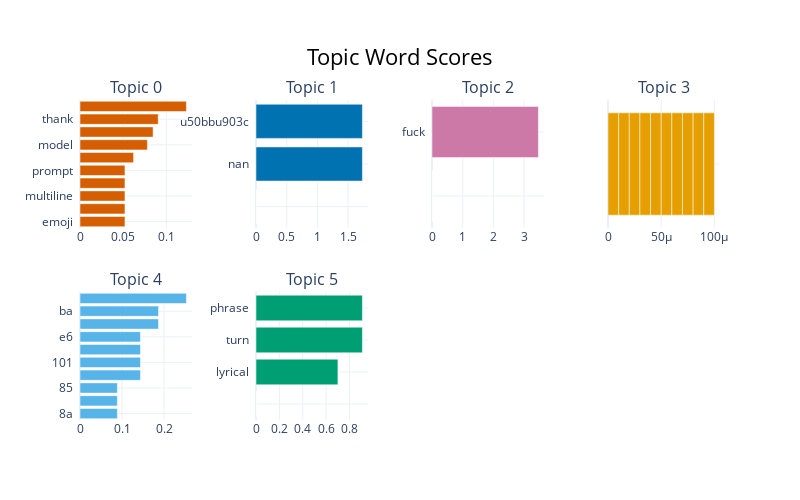

The code cell stored with this chart in its notebook:
### Code cell
# 1. Topic barchart
print("\n1. Topic Barchart")
fig_barchart = topic_model.visualize_barchart(top_n_topics=10, n_words=10)
# Resize the figure
fig_barchart.update_layout(
    width=800,  # Set width in pixels
    height=500,  # Set height in pixels
)
figures_dict["english_topic_barchart"] = fig_barchart
fig_barchart

### Figure 1 — Plotly figure (JSON) as saved in the notebook; plotly's stock layout.template omitted (floating-point values rounded to 4 significant figures)
{"data": [{"marker": {"color": "#D55E00"}, "orientation": "h", "type": "bar", "x": [0.05202, 0.05202, 0.05202, 0.05202, 0.05202, 0.06197, 0.07796, 0.08458, 0.09052, 0.1231], "xaxis": "x", "y": ["emoji  ", "poem  ", "multiline  ", "huge  ", "prompt  ", "conversation  ", "model  ", "love  ", "thank  ", "output  "], "yaxis": "y"}, {"marker": {"color": "#0072B2"}, "orientation": "h", "type": "bar", "x": [1e-05, 1e-05, 1e-05, 1e-05, 1e-05, 1e-05, 1e-05, 1e-05, 1.733, 1.733], "xaxis": "x2", "y": ["  ", "  ", "  ", "  ", "  ", "  ", "  ", "  ", "nan  ", "u50bbu903c  "], "yaxis": "y2"}, {"marker": {"color": "#CC79A7"}, "orientation": "h", "type": "bar", "x": [1e-05, 1e-05, 1e-05, 1e-05, 1e-05, 1e-05, 1e-05, 1e-05, 1e-05, 3.466], "xaxis": "x3", "y": ["  ", "  ", "  ", "  ", "  ", "  ", "  ", "  ", "  ", "fuck  "], "yaxis": "y3"}, {"marker": {"color": "#E69F00"}, "orientation": "h", "type": "bar", "x": [1e-05, 1e-05, 1e-05, 1e-05, 1e-05, 1e-05, 1e-05, 1e-05, 1e-05, 1e-05], "xaxis": "x4", "y": ["  ", "  ", "  ", "  ", "  ", "  ", "  ", "  ", "  ", "  "], "yaxis": "y4"}, {"marker": {"color": "#56B4E9"}, "orientation": "h", "type": "bar", "x": [0.08887, 0.08887, 0.08887, 0.1438, 0.1438, 0.1438, 0.1438, 0.1867, 0.1867, 0.2531], "xaxis": "x5", "y": ["8a  ", "91  ", "85  ", "79  ", "101  ", "e4  ", "e6  ", "111  ", "ba  ", "108  "], "yaxis": "y5"}, {"marker": {"color": "#009E73"}, "orientation": "h", "type": "bar", "x": [1e-05, 1e-05, 1e-05, 1e-05, 1e-05, 1e-05, 1e-05, 0.7008, 0.9104, 0.9104], "xaxis": "x6", "y": ["  ", "  ", "  ", "  ", "  ", "  ", "  ", "lyrical  ", "turn  ", "phrase  "], "yaxis": "y6"}], "layout": {"annotations": [{"font": {"size": 16}, "showarrow": false, "text": "Topic 0", "x": 0.0875, "xanchor": "center", "xref": "paper", "y": 1, "yanchor": "bottom", "yref": "paper"}, {"font": {"size": 16}, "showarrow": false, "text": "Topic 1", "x": 0.3625, "xanchor": "center", "xref": "paper", "y": 1, "yanchor": "bottom", "yref": "paper"}, {"font": {"size": 16}, "showarrow": false, "text": "Topic 2", "x": 0.6375, "xanchor": "center", "xref": "paper", "y": 1, "yanchor": "bottom", "yref": "paper"}, {"font": {"size": 16}, "showarrow": false, "text": "Topic 3", "x": 0.9125, "xanchor": "center", "xref": "paper", "y": 1, "yanchor": "bottom", "yref": "paper"}, {"font": {"size": 16}, "showarrow": false, "text": "Topic 4", "x": 0.0875, "xanchor": "center", "xref": "paper", "y": 0.4, "yanchor": "bottom", "yref": "paper"}, {"font": {"size": 16}, "showarrow": false, "text": "Topic 5", "x": 0.3625, "xanchor": "center", "xref": "paper", "y": 0.4, "yanchor": "bottom", "yref": "paper"}], "height": 500, "hoverlabel": {"bgcolor": "white", "font": {"family": "Rockwell", "size": 16}}, "showlegend": false, "title": {"font": {"color": "Black", "size": 22}, "text": "Topic Word Scores", "x": 0.5, "xanchor": "center", "yanchor": "top"}, "width": 800, "xaxis": {"anchor": "y", "domain": [0, 0.175], "showgrid": true}, "xaxis2": {"anchor": "y2", "domain": [0.275, 0.45], "showgrid": true}, "xaxis3": {"anchor": "y3", "domain": [0.55, 0.725], "showgrid": true}, "xaxis4": {"anchor": "y4", "domain": [0.825, 1], "showgrid": true}, "xaxis5": {"anchor": "y5", "domain": [0, 0.175], "showgrid": true}, "xaxis6": {"anchor": "y6", "domain": [0.275, 0.45], "showgrid": true}, "xaxis7": {"anchor": "y7", "domain": [0.55, 0.725], "showgrid": true}, "xaxis8": {"anchor": "y8", "domain": [0.825, 1], "showgrid": true}, "yaxis": {"anchor": "x", "domain": [0.6, 1], "showgrid": true}, "yaxis2": {"anchor": "x2", "domain": [0.6, 1], "showgrid": true}, "yaxis3": {"anchor": "x3", "domain": [0.6, 1], "showgrid": true}, "yaxis4": {"anchor": "x4", "domain": [0.6, 1], "showgrid": true}, "yaxis5": {"anchor": "x5", "domain": [0, 0.4], "showgrid": true}, "yaxis6": {"anchor": "x6", "domain": [0, 0.4], "showgrid": true}, "yaxis7": {"anchor": "x7", "domain": [0, 0.4], "showgrid": true}, "yaxis8": {"anchor": "x8", "domain": [0, 0.4], "showgrid": true}}}
